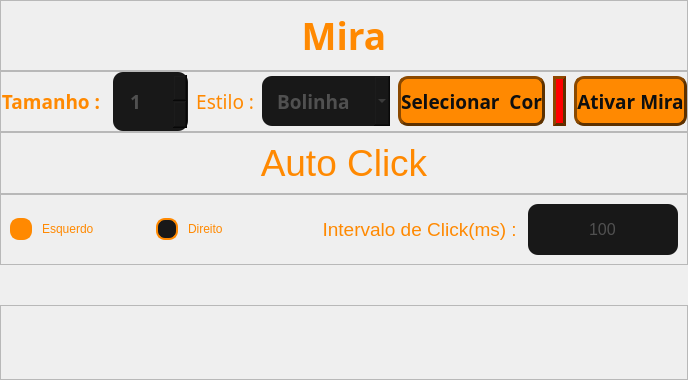
         <widget class="QWidget" name="controls">
          <attribute name="title">
           <string>Controles</string>
          </attribute>
          <layout class="QVBoxLayout" name="verticalLayout_4">
           <property name="spacing">
            <number>0</number>
           </property>
           <property name="leftMargin">
            <number>0</number>
           </property>
           <property name="topMargin">
            <number>0</number>
           </property>
           <property name="rightMargin">
            <number>0</number>
           </property>
           <property name="bottomMargin">
            <number>0</number>
           </property>
           <item>
            <widget class="QFrame" name="aim_title_frame">
             <property name="maximumSize">
              <size>
               <width>16777215</width>
               <height>100</height>
              </size>
             </property>
             <property name="frameShape">
              <enum>QFrame::StyledPanel</enum>
             </property>
             <property name="frameShadow">
              <enum>QFrame::Raised</enum>
             </property>
             <layout class="QHBoxLayout" name="horizontalLayout_8">
              <item>
               <widget class="QLabel" name="label_9">
                <property name="maximumSize">
                 <size>
                  <width>16777215</width>
                  <height>100</height>
                 </size>
                </property>
                <property name="font">
                 <font>
                  <family>Arial Black</family>
                  <pointsize>28</pointsize>
                  <weight>75</weight>
                  <bold>true</bold>
                 </font>
                </property>
                <property name="styleSheet">
                 <string notr="true">color: rgb(255, 137, 1);
</string>
                </property>
                <property name="text">
                 <string>Mira</string>
                </property>
                <property name="alignment">
                 <set>Qt::AlignCenter</set>
                </property>
               </widget>
              </item>
             </layout>
            </widget>
           </item>
           <item>
            <widget class="QFrame" name="aim_frame">
             <property name="maximumSize">
              <size>
               <width>16777215</width>
               <height>16777215</height>
              </size>
             </property>
             <property name="frameShape">
              <enum>QFrame::StyledPanel</enum>
             </property>
             <property name="frameShadow">
              <enum>QFrame::Raised</enum>
             </property>
             <layout class="QGridLayout" name="gridLayout_2">
              <property name="leftMargin">
               <number>0</number>
              </property>
              <property name="topMargin">
               <number>0</number>
              </property>
              <property name="rightMargin">
               <number>0</number>
              </property>
              <property name="bottomMargin">
               <number>0</number>
              </property>
              <property name="horizontalSpacing">
               <number>8</number>
              </property>
              <property name="verticalSpacing">
               <number>0</number>
              </property>
              <item row="2" column="6">
               <widget class="QPushButton" name="btn_activate_aim">
                <property name="minimumSize">
                 <size>
                  <width>100</width>
                  <height>50</height>
                 </size>
                </property>
                <property name="maximumSize">
                 <size>
                  <width>200</width>
                  <height>16777215</height>
                 </size>
                </property>
                <property name="font">
                 <font>
                  <family>Arial Black</family>
                  <pointsize>14</pointsize>
                  <weight>75</weight>
                  <bold>true</bold>
                 </font>
                </property>
                <property name="styleSheet">
                 <string notr="true">QPushButton{
background-color: rgb(255, 137, 1);
border: 3px outset rgb(93, 49, 0);
border-radius: 10px;
color: rgb(15, 15, 15);
}


QPushButton:hover{
color: rgb(255, 17, 0);
background-color: rgb(215, 97, 0);
}

QPushButton:pressed{
border: 3px inset rgb(93, 49, 0);
color: rgb(15, 15, 15);
background-color: rgb(255, 17, 0);
}

QPushButton:disabled {
background-color: #cccccc; /* Cinza */
border: 2px solid #999999;
color: #666666; /* Texto cinza escuro */
}
</string>
                </property>
                <property name="text">
                 <string>Ativar Mira</string>
                </property>
               </widget>
              </item>
              <item row="2" column="3">
               <widget class="QComboBox" name="combobox_aim_style">
                <property name="minimumSize">
                 <size>
                  <width>0</width>
                  <height>50</height>
                 </size>
                </property>
                <property name="font">
                 <font>
                  <family>Arial Black</family>
                  <pointsize>14</pointsize>
                  <weight>75</weight>
                  <bold>true</bold>
                 </font>
                </property>
                <property name="styleSheet">
                 <string notr="true">QComboBox {
    border: 0px solid rgb(45, 45, 45);
    border-radius: 10px;
    padding: 10px 15px;
    background-color: rgb(24, 24, 24);
    color: rgb(80, 80, 80);
}

QComboBox:hover {
    border: 2px solid rgb(27, 27, 27);
}

QComboBox:focus {
    border: 2px solid rgb(255, 137, 1);
    color: rgb(255, 255, 255);
}

QComboBox QAbstractItemView {
    border: none;
    selection-background-color: rgb(255, 137, 1);
    background-color: rgb(24, 24, 24);
    color: rgb(255, 255, 255);
    padding: 5px;
    outline: 0;
}
</string>
                </property>
                <item>
                 <property name="text">
                  <string>Bolinha</string>
                 </property>
                </item>
                <item>
                 <property name="text">
                  <string>Cruz 1px</string>
                 </property>
                </item>
                <item>
                 <property name="text">
                  <string>Cruz 2px</string>
                 </property>
                </item>
               </widget>
              </item>
              <item row="2" column="0">
               <widget class="QLabel" name="label_10">
                <property name="maximumSize">
                 <size>
                  <width>117</width>
                  <height>16777215</height>
                 </size>
                </property>
                <property name="font">
                 <font>
                  <family>Arial Black</family>
                  <pointsize>14</pointsize>
                  <weight>75</weight>
                  <bold>true</bold>
                 </font>
                </property>
                <property name="styleSheet">
                 <string notr="true">color: rgb(255, 137, 1);
</string>
                </property>
                <property name="text">
                 <string>Tamanho : </string>
                </property>
                <property name="alignment">
                 <set>Qt::AlignRight|Qt::AlignTrailing|Qt::AlignVCenter</set>
                </property>
               </widget>
              </item>
              <item row="2" column="5">
               <widget class="QLabel" name="label_aim_color">
                <property name="maximumSize">
                 <size>
                  <width>50</width>
                  <height>50</height>
                 </size>
                </property>
                <property name="styleSheet">
                 <string notr="true">background-color: rgb(255, 0, 0);
border: 3px outset rgb(93, 49, 0);
border-radius: 10px;</string>
                </property>
                <property name="text">
                 <string/>
                </property>
               </widget>
              </item>
              <item row="2" column="4">
               <widget class="QPushButton" name="btn_select_color">
                <property name="minimumSize">
                 <size>
                  <width>100</width>
                  <height>50</height>
                 </size>
                </property>
                <property name="maximumSize">
                 <size>
                  <width>222</width>
                  <height>16777215</height>
                 </size>
                </property>
                <property name="font">
                 <font>
                  <family>Arial Black</family>
                  <pointsize>14</pointsize>
                  <weight>75</weight>
                  <bold>true</bold>
                 </font>
                </property>
                <property name="styleSheet">
                 <string notr="true">QPushButton{
background-color: rgb(255, 137, 1);
border: 3px outset rgb(93, 49, 0);
border-radius: 10px;
color: rgb(15, 15, 15);
}


QPushButton:hover{
color: rgb(255, 17, 0);
background-color: rgb(215, 97, 0);
}

QPushButton:pressed{
border: 3px inset rgb(93, 49, 0);
color: rgb(15, 15, 15);
background-color: rgb(255, 17, 0);
}

QPushButton:disabled {
background-color: #cccccc; /* Cinza */
border: 2px solid #999999;
color: #666666; /* Texto cinza escuro */
}
</string>
                </property>
                <property name="text">
                 <string>Selecionar  Cor</string>
                </property>
               </widget>
              </item>
              <item row="2" column="1">
               <widget class="QSpinBox" name="spinbox_aim_size">
                <property name="maximumSize">
                 <size>
                  <width>82</width>
                  <height>16777215</height>
                 </size>
                </property>
                <property name="font">
                 <font>
                  <family>Arial Black</family>
                  <pointsize>14</pointsize>
                  <weight>75</weight>
                  <bold>true</bold>
                 </font>
                </property>
                <property name="toolTip">
                 <string/>
                </property>
                <property name="toolTipDuration">
                 <number>-1</number>
                </property>
                <property name="styleSheet">
                 <string notr="true">QSpinBox {
    border: 0px solid rgb(45, 45, 45);
    border-radius: 10px;
    padding: 15px;
    background-color: rgb(24, 24, 24);
    color: rgb(80, 80, 80);
}

QSpinBox:hover {
    border: 2px solid rgb(27, 27, 27);
}

QSpinBox:focus {
    border: 2px solid rgb(255, 137, 1);
    color: rgb(255, 255, 255);
}
</string>
                </property>
                <property name="minimum">
                 <number>1</number>
                </property>
                <property name="maximum">
                 <number>20</number>
                </property>
               </widget>
              </item>
              <item row="2" column="2">
               <widget class="QLabel" name="label_8">
                <property name="maximumSize">
                 <size>
                  <width>90</width>
                  <height>16777215</height>
                 </size>
                </property>
                <property name="font">
                 <font>
                  <family>Arial Black</family>
                  <pointsize>14</pointsize>
                 </font>
                </property>
                <property name="styleSheet">
                 <string notr="true">color: rgb(255, 137, 1);
</string>
                </property>
                <property name="text">
                 <string>Estilo :</string>
                </property>
                <property name="alignment">
                 <set>Qt::AlignRight|Qt::AlignTrailing|Qt::AlignVCenter</set>
                </property>
               </widget>
              </item>
             </layout>
            </widget>
           </item>
           <item>
            <widget class="QFrame" name="frame_7">
             <property name="frameShape">
              <enum>QFrame::StyledPanel</enum>
             </property>
             <property name="frameShadow">
              <enum>QFrame::Raised</enum>
             </property>
             <layout class="QVBoxLayout" name="verticalLayout_5">
              <item>
               <widget class="QLabel" name="label_14">
                <property name="styleSheet">
                 <string notr="true">color: rgb(255, 137, 1);
font-size: 28pt;
font-family: &quot;Arial Black&quot;;</string>
                </property>
                <property name="text">
                 <string>Auto Click</string>
                </property>
                <property name="alignment">
                 <set>Qt::AlignCenter</set>
                </property>
               </widget>
              </item>
             </layout>
            </widget>
           </item>
           <item>
            <widget class="QFrame" name="frame_8">
             <property name="frameShape">
              <enum>QFrame::StyledPanel</enum>
             </property>
             <property name="frameShadow">
              <enum>QFrame::Raised</enum>
             </property>
             <layout class="QHBoxLayout" name="horizontalLayout_3">
              <item>
               <widget class="QRadioButton" name="radiobutton_left">
                <property name="maximumSize">
                 <size>
                  <width>140</width>
                  <height>16777215</height>
                 </size>
                </property>
                <property name="styleSheet">
                 <string notr="true">QRadioButton {
    color: rgb(255, 137, 1);
    font: bold 14pt &quot;Arial Black&quot;;
    spacing: 10px;
}

QRadioButton::indicator {
    width: 18px;
    height: 18px;
    border-radius: 9px;
    border: 2px solid rgb(255, 137, 1);
    background-color: rgb(24, 24, 24);
}

QRadioButton::indicator:checked {
    background-color: rgb(255, 137, 1);
    border: 2px solid rgb(255, 137, 1);
}

QRadioButton::indicator:hover {
    background-color: rgb(215, 97, 0);
    border: 2px solid rgb(255, 165, 50);
}

QRadioButton::indicator:disabled {
    background-color: #555555;
    border: 2px solid #999999;
}
</string>
                </property>
                <property name="text">
                 <string>Esquerdo</string>
                </property>
                <property name="checked">
                 <bool>true</bool>
                </property>
               </widget>
              </item>
              <item>
               <widget class="QRadioButton" name="radiobutton_right">
                <property name="maximumSize">
                 <size>
                  <width>140</width>
                  <height>16777215</height>
                 </size>
                </property>
                <property name="layoutDirection">
                 <enum>Qt::LeftToRight</enum>
                </property>
                <property name="styleSheet">
                 <string notr="true">QRadioButton {
    color: rgb(255, 137, 1);
    font: bold 14pt &quot;Arial Black&quot;;
    spacing: 10px;
}

QRadioButton::indicator {
    width: 18px;
    height: 18px;
    border-radius: 9px;
    border: 2px solid rgb(255, 137, 1);
    background-color: rgb(24, 24, 24);
}

QRadioButton::indicator:checked {
    background-color: rgb(255, 137, 1);
    border: 2px solid rgb(255, 137, 1);
}

QRadioButton::indicator:hover {
    background-color: rgb(215, 97, 0);
    border: 2px solid rgb(255, 165, 50);
}

QRadioButton::indicator:disabled {
    background-color: #555555;
    border: 2px solid #999999;
}
</string>
                </property>
                <property name="text">
                 <string>Direito</string>
                </property>
               </widget>
              </item>
              <item>
               <widget class="QLabel" name="label_15">
                <property name="maximumSize">
                 <size>
                  <width>354</width>
                  <height>16777215</height>
                 </size>
                </property>
                <property name="styleSheet">
                 <string notr="true">color: rgb(255, 137, 1);
font-size: 14pt;
font-family: &quot;Arial Black&quot;;</string>
                </property>
                <property name="text">
                 <string>Intervalo de Click(ms) : </string>
                </property>
                <property name="alignment">
                 <set>Qt::AlignRight|Qt::AlignTrailing|Qt::AlignVCenter</set>
                </property>
               </widget>
              </item>
              <item>
               <widget class="QLineEdit" name="lineedit_deley">
                <property name="minimumSize">
                 <size>
                  <width>0</width>
                  <height>50</height>
                 </size>
                </property>
                <property name="maximumSize">
                 <size>
                  <width>150</width>
                  <height>16777215</height>
                 </size>
                </property>
                <property name="cursor">
                 <cursorShape>IBeamCursor</cursorShape>
                </property>
                <property name="styleSheet">
                 <string notr="true">QLineEdit {
border: 0px solid rgb(45, 45, 45);
border-radius: 10px;
padding: 15px;
background-color: rgb(24, 24, 24);
color: rgb(80, 80, 80);
font-size: 12pt;
font-family: &quot;Arial Black&quot;;
}

QLineEdit:hover {
border: 2px solid rgb(27, 27, 27);
}

QLineEdit:focus {
border: 2px solid rgb(255, 137, 1);
color: rgb(255, 255, 255)
}

</string>
                </property>
                <property name="text">
                 <string>100</string>
                </property>
                <property name="alignment">
                 <set>Qt::AlignCenter</set>
                </property>
               </widget>
              </item>
             </layout>
            </widget>
           </item>
           <item>
            <spacer name="verticalSpacer">
             <property name="orientation">
              <enum>Qt::Vertical</enum>
             </property>
             <property name="sizeHint" stdset="0">
              <size>
               <width>20</width>
               <height>40</height>
              </size>
             </property>
            </spacer>
           </item>
           <item>
            <widget class="QFrame" name="logo_frame">
             <property name="minimumSize">
              <size>
               <width>0</width>
               <height>75</height>
              </size>
             </property>
             <property name="maximumSize">
              <size>
               <width>16777215</width>
               <height>75</height>
              </size>
             </property>
             <property name="frameShape">
              <enum>QFrame::StyledPanel</enum>
             </property>
             <property name="frameShadow">
              <enum>QFrame::Raised</enum>
             </property>
             <layout class="QHBoxLayout" name="horizontalLayout_7">
              <property name="spacing">
               <number>0</number>
              </property>
              <property name="leftMargin">
               <number>0</number>
              </property>
              <property name="topMargin">
               <number>0</number>
              </property>
              <property name="rightMargin">
               <number>0</number>
              </property>
              <property name="bottomMargin">
               <number>0</number>
              </property>
              <item>
               <widget class="QLabel" name="log">
                <property name="minimumSize">
                 <size>
                  <width>50</width>
                  <height>50</height>
                 </size>
                </property>
                <property name="maximumSize">
                 <size>
                  <width>50</width>
                  <height>50</height>
                 </size>
                </property>
                <property name="text">
                 <string/>
                </property>
                <property name="pixmap">
                 <pixmap>../midia/logo/ps_png.png</pixmap>
                </property>
                <property name="scaledContents">
                 <bool>true</bool>
                </property>
               </widget>
              </item>
             </layout>
            </widget>
           </item>
          </layout>
         </widget>
